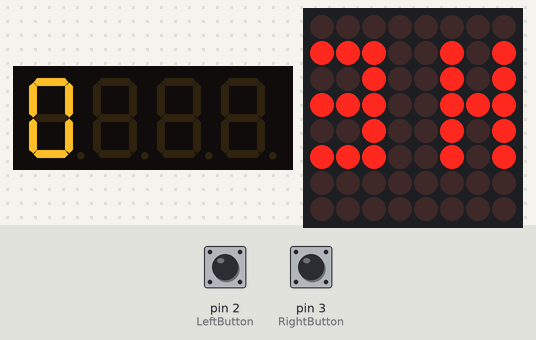
The sketch below on a simulated Arduino Uno, built with avr-gcc and run on an emulated ATmega328P. Shown: 4-digit seven-segment display, 8×8 LED matrix. The inputs (shaded band) are chosen by the test bench; at power-on: pin 2 (LeftButton) HIGH, pin 3 (RightButton) HIGH. Random numbers use the default seed unless the sketch sets one.

Above: at 1.2 s.
1.3 s: pin 2 (LeftButton) pulled LOW for 0.15 s
At 1.7 s:
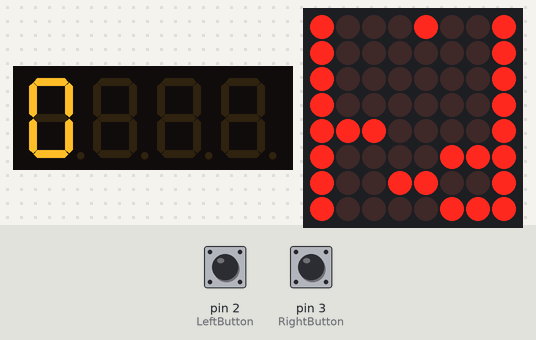
4.3 s: pin 3 (RightButton) pulled LOW for 3.2 s
At 10.2 s:
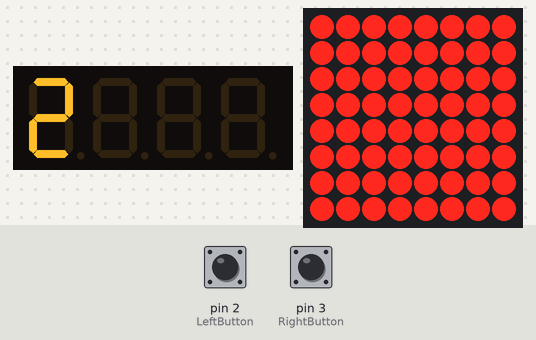
10.5 s: pin 3 (RightButton) pulled LOW for 3.2 s
At 12.0 s:
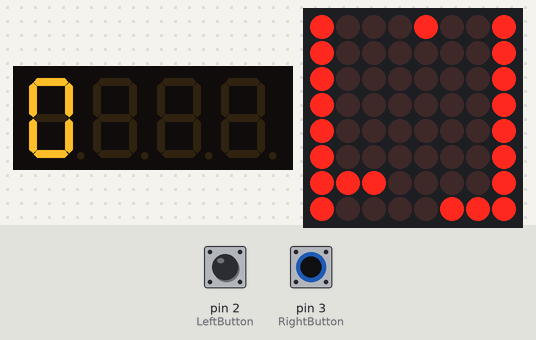
15.2 s: pin 2 (LeftButton) pulled LOW for 3.2 s
At 17.7 s:
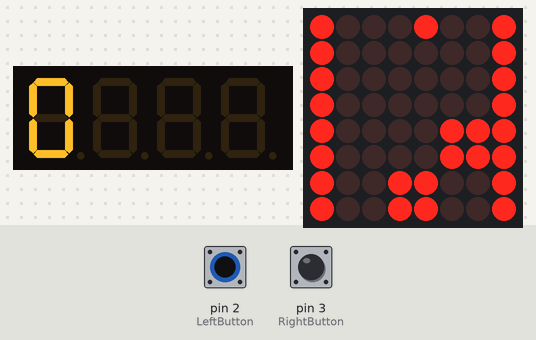
19.9 s: pin 3 (RightButton) pulled LOW for 0.15 s
At 20.4 s:
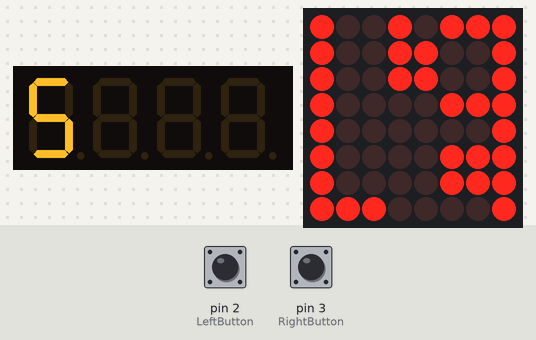
23.0 s: pin 3 (RightButton) pulled LOW for 1 s
At 23.4 s:
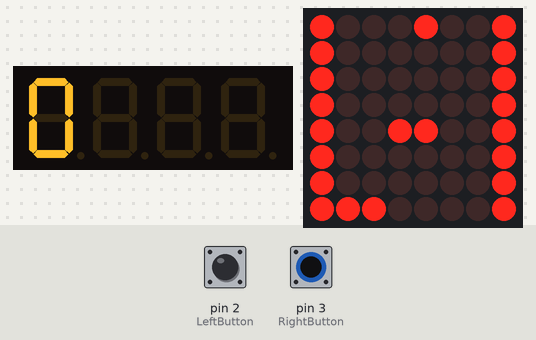
Timing chart, 0 to 26.0 s (numbered marks = the images above; inputs shaded):
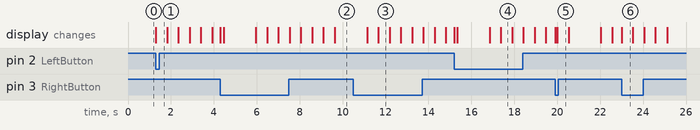

The sketch:

sketch_jun16a.ino
```cpp
#include <MD_MAX72xx.h>
#include <TM1637.h>
#include <SPI.h>

#define HARDWARE_TYPE MD_MAX72XX::FC16_HW
#define MAX_DEVICES 1
#define CLK_PIN 13
#define DATA_PIN 11
#define CS_PIN 10
#define CLK_SEGMENT 6
#define DIO_SEGMENT 7
#define LeftButton 2
#define RightButton 3

int x = 3;
int y = 0;

int i = 0;
int check = 0;

int score = 0;
int playsNumber = 0;

int mode = 0;

MD_MAX72XX M = MD_MAX72XX(HARDWARE_TYPE, DATA_PIN, CLK_PIN, CS_PIN, MAX_DEVICES);
TM1637  tm1637(CLK_SEGMENT, DIO_SEGMENT);

byte game_map_hard[32] = {B10000001, B10000001, B10000001, B10000001, B11100001, B10000111, B10011001, B10000111,
                     B10000001, B11100111, B11100001, B11111001, B10011001, B10000001, B10000001, B10011111,
                     B10000001, B10000001, B10000111, B11100001, B10011001, B11100001, B10000001, B10000001,
                     B11100111, B10000001, B10011111, B10000001, B10000001, B11111001, B10000001, B10000111};

byte menu[8] = {B00000000, B11100101, B00100101, B11100111, B00100101, B11100101, B00000000, B00000000};

byte game_map[32];

void setup() {
  pinMode(LeftButton, INPUT_PULLUP);
  pinMode(RightButton, INPUT_PULLUP);
  tm1637.init();
  tm1637.setBrightness(0x0a);
  M.begin();
  M.control(MD_MAX72XX::INTENSITY, 3);
  M.clear();
  M.setPoint(y, x, 1);
  attachInterrupt(digitalPinToInterrupt(LeftButton), moveLeft, FALLING);
  attachInterrupt(digitalPinToInterrupt(RightButton), moveRight, FALLING);
  randomSeed(analogRead(0));
}

void loop() {
  drawMap();
}

byte generateRandom() {
  int randomNumber = random(400);
  if (randomNumber < 100) {
    return B11100001;
  } else if (randomNumber >= 100 && randomNumber < 200) {
    return B10011001;
  } else if (randomNumber >= 200 && randomNumber < 300){
    return B10000111;
  } else {
    return B10000001;
  }
}

void drawMap() {
  for (i = 0; i < 32; i++) {
    if (i == 0 && score == 0) {
      tm1637.clearScreen();
      tm1637.display(score, false);
      for (int s = 0; s < 8; s++) {
        M.setRow(s, menu[s]);
      }
      while (digitalRead(LeftButton) == HIGH && digitalRead(RightButton) == HIGH) {}
      if (mode == 0) {
        game_map[0] = B10000001;
        game_map[1] = B10000001;
        game_map[2] = B10000001;
        game_map[3] = B10000001;
        for (int s = 4; s < 32; s++) {
          byte randomByte = generateRandom();
          game_map[s] = randomByte;
        }
        for (int s = 4; s < 30; s++) {
          if (game_map[s] == B11100001) {
            if (game_map[s + 1] == B10011001) {
              if (game_map[s + 2] == B10000111) {
                game_map[s + 2] = B10000001;
              }
            }
          }
          if (game_map[s] == B10000111) {
            if (game_map[s + 1] == B10011001) {
              if (game_map[s + 2] == B11100001) {
                game_map[s + 2] = B10000001;
              }
            }
          }
        }
      } else {
        for (int s = 0; s < 32; s++) {
          game_map[s] = game_map_hard[s];
        }
      }
    }
    for (int j = 0; j < 8; j++) {
      int k = i + j;
      if (i + j > 31) {
        k = k - 32;
      }
      M.setRow(j, game_map[k]);
      if (j == y) {
        int bitValue = bitRead(game_map[k], x);
        if (bitValue) {
          check = 1;
          collision();
        } else {
          M.setPoint(y, x, 1);
        }
      }
    }
    delay(500);
    if (i != -1) {
      score = score + 1;
      tm1637.clearScreen();
      tm1637.display(score, false);
    } else {
      if (check == 0) {
        tm1637.clearScreen();
        tm1637.display(playsNumber, false);
        delay(1500);
      }
      check = 0;
    }
  }
}

void moveLeft() {
  if (score == 0) {
    mode = 1;
  } else {
    if (x != 1) {
      M.setPoint(y, x, 0);
      bool checkLeft = M.getPoint(y, x - 1);
      if (checkLeft) {
        collision();
      } else {
        x = x - 1;
        M.setPoint(y, x, 1);
      }
    }
  }
}

void moveRight() {
  if (score == 0) {
    mode = 0;
  } else {
    if (x != 6) {
      M.setPoint(y, x, 0);
      bool checkRight = M.getPoint(y, x + 1);
      if (checkRight) {
        collision();
      } else {
        x = x + 1;
        M.setPoint(y, x, 1);
      }
    }
  }
}

void collision() {
  int index = 0;
  for (; index < 8; index++) {
    M.setRow(index, B11111111);
  }
  x = 3;
  y = 0;
  i = -1;
  playsNumber = playsNumber + 1;
  score = 0;
  if (check == 1) {
    tm1637.clearScreen();
    tm1637.display(playsNumber, false);
    delay(1500);
  }
}
```

Measured:
- after the input at 1.3 s, the display: changes at once (image 1)
- after the input at 23.0 s, the display: changes at once (image 6)
- what the display in image 3 shows lasts 0.5 s, from 11.7 s to 12.2 s
